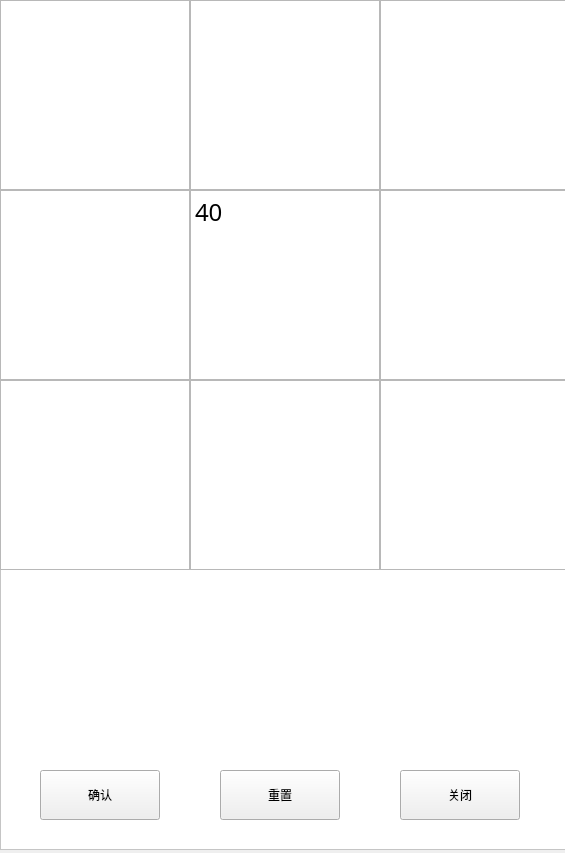
<?xml version="1.0" encoding="UTF-8"?>
<ui version="4.0">
 <class>MainWindow</class>
 <widget class="QMainWindow" name="MainWindow">
  <property name="geometry">
   <rect>
    <x>0</x>
    <y>0</y>
    <width>565</width>
    <height>853</height>
   </rect>
  </property>
  <property name="windowTitle">
   <string>MainWindow</string>
  </property>
  <property name="styleSheet">
   <string notr="true">.QFrame#frame_4{
background-color:rgba(255,255,255,1);
}</string>
  </property>
  <widget class="QWidget" name="centralwidget">
   <widget class="QFrame" name="frame">
    <property name="geometry">
     <rect>
      <x>0</x>
      <y>0</y>
      <width>570</width>
      <height>850</height>
     </rect>
    </property>
    <property name="styleSheet">
     <string notr="true">.QFrame#frame{
background-color:white;
}</string>
    </property>
    <property name="frameShape">
     <enum>QFrame::StyledPanel</enum>
    </property>
    <property name="frameShadow">
     <enum>QFrame::Raised</enum>
    </property>
    <widget class="QTextEdit" name="textEdit_1">
     <property name="geometry">
      <rect>
       <x>0</x>
       <y>0</y>
       <width>190</width>
       <height>190</height>
      </rect>
     </property>
     <property name="font">
      <font>
       <family>黑体</family>
       <pointsize>30</pointsize>
      </font>
     </property>
    </widget>
    <widget class="QTextEdit" name="textEdit_2">
     <property name="geometry">
      <rect>
       <x>190</x>
       <y>0</y>
       <width>190</width>
       <height>190</height>
      </rect>
     </property>
     <property name="font">
      <font>
       <family>黑体</family>
       <pointsize>30</pointsize>
      </font>
     </property>
    </widget>
    <widget class="QTextEdit" name="textEdit_3">
     <property name="geometry">
      <rect>
       <x>380</x>
       <y>0</y>
       <width>190</width>
       <height>190</height>
      </rect>
     </property>
     <property name="font">
      <font>
       <family>黑体</family>
       <pointsize>30</pointsize>
      </font>
     </property>
    </widget>
    <widget class="QTextEdit" name="textEdit_4">
     <property name="geometry">
      <rect>
       <x>0</x>
       <y>190</y>
       <width>190</width>
       <height>190</height>
      </rect>
     </property>
     <property name="font">
      <font>
       <family>黑体</family>
       <pointsize>30</pointsize>
      </font>
     </property>
    </widget>
    <widget class="QTextEdit" name="textEdit_5">
     <property name="enabled">
      <bool>true</bool>
     </property>
     <property name="geometry">
      <rect>
       <x>190</x>
       <y>190</y>
       <width>190</width>
       <height>190</height>
      </rect>
     </property>
     <property name="font">
      <font>
       <family>黑体</family>
       <pointsize>30</pointsize>
      </font>
     </property>
     <property name="html">
      <string>&lt;!DOCTYPE HTML PUBLIC &quot;-//W3C//DTD HTML 4.0//EN&quot; &quot;http://www.w3.org/TR/REC-html40/strict.dtd&quot;&gt;
&lt;html&gt;&lt;head&gt;&lt;meta name=&quot;qrichtext&quot; content=&quot;1&quot; /&gt;&lt;style type=&quot;text/css&quot;&gt;
p, li { white-space: pre-wrap; }
&lt;/style&gt;&lt;/head&gt;&lt;body style=&quot; font-family:'黑体'; font-size:30pt; font-weight:400; font-style:normal;&quot;&gt;
&lt;p style=&quot; margin-top:0px; margin-bottom:0px; margin-left:0px; margin-right:0px; -qt-block-indent:0; text-indent:0px;&quot;&gt;&lt;span style=&quot; font-family:'SimSun'; font-size:18pt;&quot;&gt;40&lt;/span&gt;&lt;/p&gt;&lt;/body&gt;&lt;/html&gt;</string>
     </property>
    </widget>
    <widget class="QTextEdit" name="textEdit_6">
     <property name="geometry">
      <rect>
       <x>380</x>
       <y>190</y>
       <width>190</width>
       <height>190</height>
      </rect>
     </property>
     <property name="font">
      <font>
       <family>黑体</family>
       <pointsize>30</pointsize>
      </font>
     </property>
    </widget>
    <widget class="QTextEdit" name="textEdit_7">
     <property name="geometry">
      <rect>
       <x>0</x>
       <y>380</y>
       <width>190</width>
       <height>190</height>
      </rect>
     </property>
     <property name="font">
      <font>
       <family>黑体</family>
       <pointsize>30</pointsize>
      </font>
     </property>
    </widget>
    <widget class="QTextEdit" name="textEdit_8">
     <property name="geometry">
      <rect>
       <x>190</x>
       <y>380</y>
       <width>190</width>
       <height>190</height>
      </rect>
     </property>
     <property name="font">
      <font>
       <family>黑体</family>
       <pointsize>30</pointsize>
      </font>
     </property>
    </widget>
    <widget class="QTextEdit" name="textEdit_9">
     <property name="geometry">
      <rect>
       <x>380</x>
       <y>380</y>
       <width>190</width>
       <height>190</height>
      </rect>
     </property>
     <property name="font">
      <font>
       <family>黑体</family>
       <pointsize>30</pointsize>
      </font>
     </property>
    </widget>
    <widget class="QPushButton" name="Button1">
     <property name="geometry">
      <rect>
       <x>40</x>
       <y>770</y>
       <width>120</width>
       <height>50</height>
      </rect>
     </property>
     <property name="styleSheet">
      <string notr="true"/>
     </property>
     <property name="text">
      <string>确认</string>
     </property>
    </widget>
    <widget class="QPushButton" name="Button3">
     <property name="geometry">
      <rect>
       <x>220</x>
       <y>770</y>
       <width>120</width>
       <height>50</height>
      </rect>
     </property>
     <property name="text">
      <string>重置</string>
     </property>
    </widget>
    <widget class="QPushButton" name="Button2">
     <property name="geometry">
      <rect>
       <x>400</x>
       <y>770</y>
       <width>120</width>
       <height>50</height>
      </rect>
     </property>
     <property name="styleSheet">
      <string notr="true"/>
     </property>
     <property name="text">
      <string>关闭</string>
     </property>
    </widget>
    <widget class="QLabel" name="label_2">
     <property name="geometry">
      <rect>
       <x>29</x>
       <y>580</y>
       <width>511</width>
       <height>90</height>
      </rect>
     </property>
     <property name="font">
      <font>
       <family>微软雅黑</family>
       <pointsize>20</pointsize>
      </font>
     </property>
     <property name="layoutDirection">
      <enum>Qt::LeftToRight</enum>
     </property>
     <property name="text">
      <string/>
     </property>
     <property name="textFormat">
      <enum>Qt::RichText</enum>
     </property>
    </widget>
    <widget class="QLabel" name="label_3">
     <property name="geometry">
      <rect>
       <x>9</x>
       <y>690</y>
       <width>541</width>
       <height>70</height>
      </rect>
     </property>
     <property name="font">
      <font>
       <family>微软雅黑</family>
       <pointsize>20</pointsize>
      </font>
     </property>
     <property name="text">
      <string/>
     </property>
     <property name="textFormat">
      <enum>Qt::RichText</enum>
     </property>
    </widget>
   </widget>
  </widget>
  <widget class="QMenuBar" name="menubar">
   <property name="geometry">
    <rect>
     <x>0</x>
     <y>0</y>
     <width>565</width>
     <height>24</height>
    </rect>
   </property>
  </widget>
 </widget>
 <resources/>
 <connections/>
</ui>
